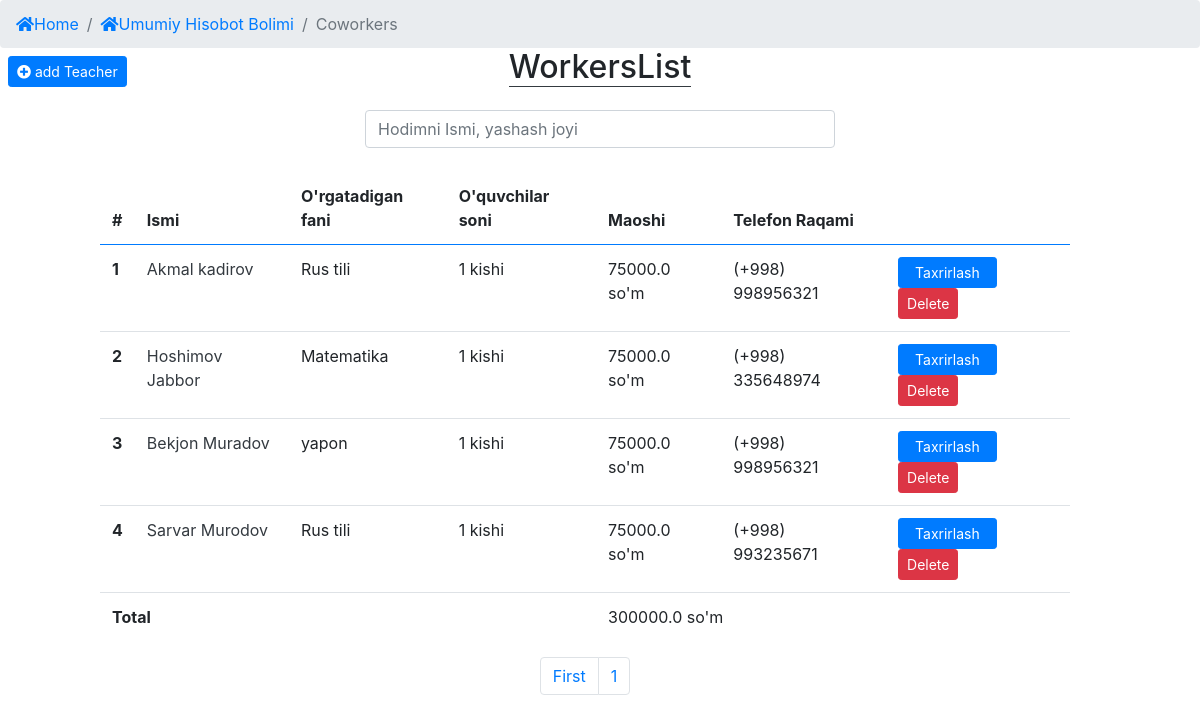
/profile/all/teachers/ (signed in), run on the app's committed database.
### app/models.py (models this page shows, shortened)
class Teacher(models.Model):
    f_name = models.CharField(_("To'liq ismi"), max_length=100)
    subject = models.ForeignKey(Subject, verbose_name=_("O'qitadigan fani"), on_delete=models.CASCADE)
    address = models.CharField(_("Manzil"), max_length=100)
    phone_num = models.CharField(_("Telefon raqami"), max_length=9)
    level = models.CharField(_("Ilmiy darajasi"), max_length=100)
    sertificate = models.ImageField(_("Sertificate"), upload_to=f'sertificetes/teachers/', null=True, blank=True)
    experience = models.CharField(_("Tajribasi"), max_length=50)
    registred_time = models.DateTimeField(_("royhatga olingan vaqt"), auto_now_add=True)
    def __str__(self):
        return f'{self.f_name} from {self.subject.name}'
    """Bitta fan uchun shu oyda qancha tolanganligini ko'rsatadi"""
    @property
    def this_month_payment(self):
        oy = int(datetime.now().month)
        payment = self.payment_set.all()
        this_month = []
        for i in payment:
            if i.payed_date.month == oy:
                this_month.append(i)
        total = sum([i.payment for i in this_month])
        return total
    """Bitta o'qituvchi qancha oylik olishligini ko'rsatadi"""
    @property
    def salary(self):
        total = self.this_month_payment / 2
        return total
    """Hamma o'qituvchi qancha olishligini ko'rsatadi"""
    @property
    def get_total_salary(self):
        teacher = Teacher.objects.all()
        total = sum([i.salary for i in teacher])
        return total
    """Bitta O'qituvchida nechta o'quvchi borligini ko'rsatadi"""
    @property
    def self_students(self):
        student = self.student_set.all().count()
        return student

class Subject(models.Model):
    name =models.CharField(_("Fan nomi"), max_length=100, unique=True)
    added_date = models.DateTimeField(_("qoshilgan fani"), auto_now_add=True)
    def __str__(self):
        return self.name
    """Bitta fan uchun shu oyda qancha tolanganligini ko'rsatadi"""
    """Bitta fanda nechta o'qituvchi borligini ko'rsatadi"""
    """Bitta fanda nechta o'quvchi borligini ko'rsatadi"""

class Payment(models.Model):
    student = models.ForeignKey(Student, verbose_name=_("Talaba"), on_delete=models.CASCADE)
    subject = models.ForeignKey(Subject, verbose_name=_("Qaysi fan uchun"), on_delete=models.CASCADE)
    teacher = models.ForeignKey(Teacher, verbose_name=_("O'qituvchisi"), on_delete=models.CASCADE)
    payment = models.IntegerField(_("Tolov summasi"), default=0)
    payed_date = models.DateTimeField(_("To'langan vaqt"), auto_now_add=True)
    """Shu oyda qilingan barcha tolov"""
    """To'langan umumiy summa olish"""
    """O'qituvchilarga To'lanadigan umumiy summa"""
    """Centerning umumiy harajatlari"""
    """Shu oyda qilingan harajarlar"""
    """Centerga qoladigan soft foyda"""

### app/views.py (the view)
# urls.py: path("all/teachers/", TeachersList.as_view(), name="TeacherList"),
class TeachersList(ListView):
    model = Teacher
    template_name = 'coworkers/workers.html'
    ordering = '-registred_time'
    paginate_by = 5

### app/templates/coworkers/workers.html (shortened to what this page needs)
{% extends "index.html" %}
{% block content %}
<nav aria-label="breadcrumb" class="fixed-top">
    <ol class="breadcrumb">
        <li class="breadcrumb-item"><a href="{% url 'app:Home' %}"><i class="fas fa-home"></i>Home</a></li>
        <li class="breadcrumb-item"><a href="{% url 'app:ReportSection' %}"><i class="fas fa-home"></i>Umumiy Hisobot Bolimi</a></li>
        <li class="breadcrumb-item active" aria-current="page">Coworkers</li>
    </ol>
</nav>
<div class="text-left fixed-top mt-5">
    <a href="{% url 'app:RegisterTeacher' %}" class="btn btn-primary btn-sm mt-2 ml-2"><i class="fas fa-plus-circle"></i> add Teacher</a>
</div>
<div class="wrapper mt-5">
    <h2 class="text-center"><span class="border-bottom border-dark"> WorkersList </span></h2>
</div>
<div class="col-md-5 m-auto">
    <form action="{% url 'app:SearchTeacher'  %}" class="my-4" method="get">
        <input class="form-control" type="search" name="T" aria-label="search" placeholder="Hodimni Ismi, yashash joyi">
    </form>
</div>
<div class="row" style="margin-right: 15px;">
    <div class="col-md-10 m-auto">
        <table class="table table-hover table-borderless">
            <thead class="border-bottom border-primary">
                <tr>
                    <th>#</th>
                    <th>Ismi</th>
                    <th>O'rgatadigan fani</th>
                    <th>O'quvchilar soni</th>
                    <th>Maoshi</th>
                    <th>Telefon Raqami</th>
                    <th></th>
                  </tr>
            </thead>
            <tbody>
                {% for i in object_list %}
                    <tr class="border-bottom">
                        <th>{{ forloop.counter }}</th>
                        <td>
                            <a href="{% url 'app:resume' pk=i.pk %}" class="text-dark">{{i.f_name}}</a>
                        </td>
                        <td> {{i.subject}} </td>
                        <td> {{i.self_students}} kishi</td>
                        <td> {{i.salary}} so'm </td>
                        <td> (+998) {{i.phone_num}} </td>
                        <td> <a href="{% url 'app:UpdateTeacher' pk=i.pk  %}" class="btn btn-primary px-3 btn-sm">Taxrirlash</a>
                            {% if user.admin == True %}
                                <button type="button" class="btn btn-sm btn-danger" data-toggle="modal" data-target="#exampleModal{{i.pk}}">
                                    Delete
                                </button>
                            {% endif %}
                        </td>
                    </tr>
                          </div>
                {% endfor %}
                {% for i in object_list %}
                    {% if forloop.counter == 1 %}
                        {% if i.get_total_salary %}
                            <tr>
                                <th colspan="4">Total</th>
                                <td colspan="3"> {{ i.get_total_salary }} so'm</td>
                            </tr>
                        {% endif %}
                    {% endif %}
                {% endfor %}
        <nav aria-label="Page navigation example">
            <ul class="pagination justify-content-center">
                <li class="page-item"><a href="?page=1" class="page-link">First</a></li>
                <li class="page-item"><a href="?page={{ page_obj.number }}" class="page-link">{{ page_obj.number }}</a></li>
            </ul>
        </nav>
{% endblock content %}

### data on the page
Teacher: f_name "Akmal kadirov", subject "Rus tili", self_students "1", salary "75000.0", phone_num "998956321", get_total_salary "300000.0"
Teacher: f_name "Hoshimov Jabbor", subject "Matematika", self_students "1", salary "75000.0", phone_num "335648974"
Teacher: f_name "Bekjon Muradov", subject "yapon", self_students "1", salary "75000.0", phone_num "998956321"
Teacher: f_name "Sarvar Murodov", subject "Rus tili", self_students "1", salary "75000.0", phone_num "993235671"

### other printed values
{{ page_obj.number }} "1"
